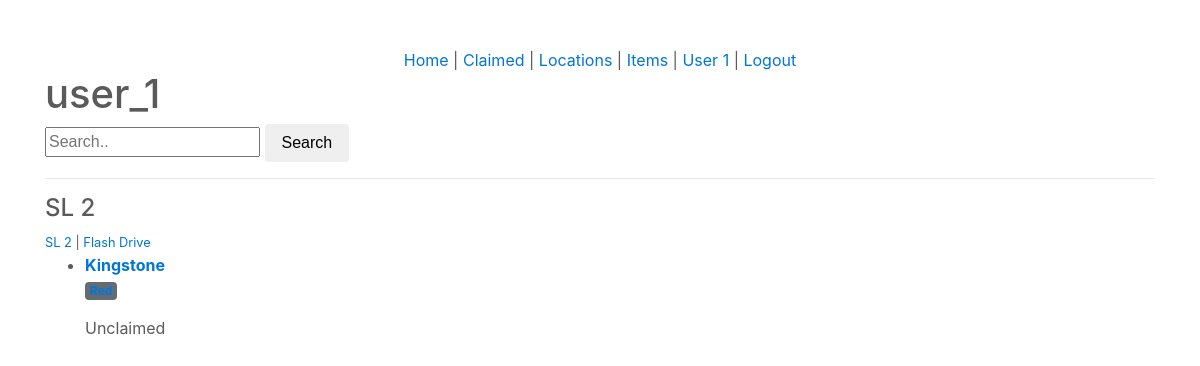
Before: /u/user_1/ (signed in) with the older database file.
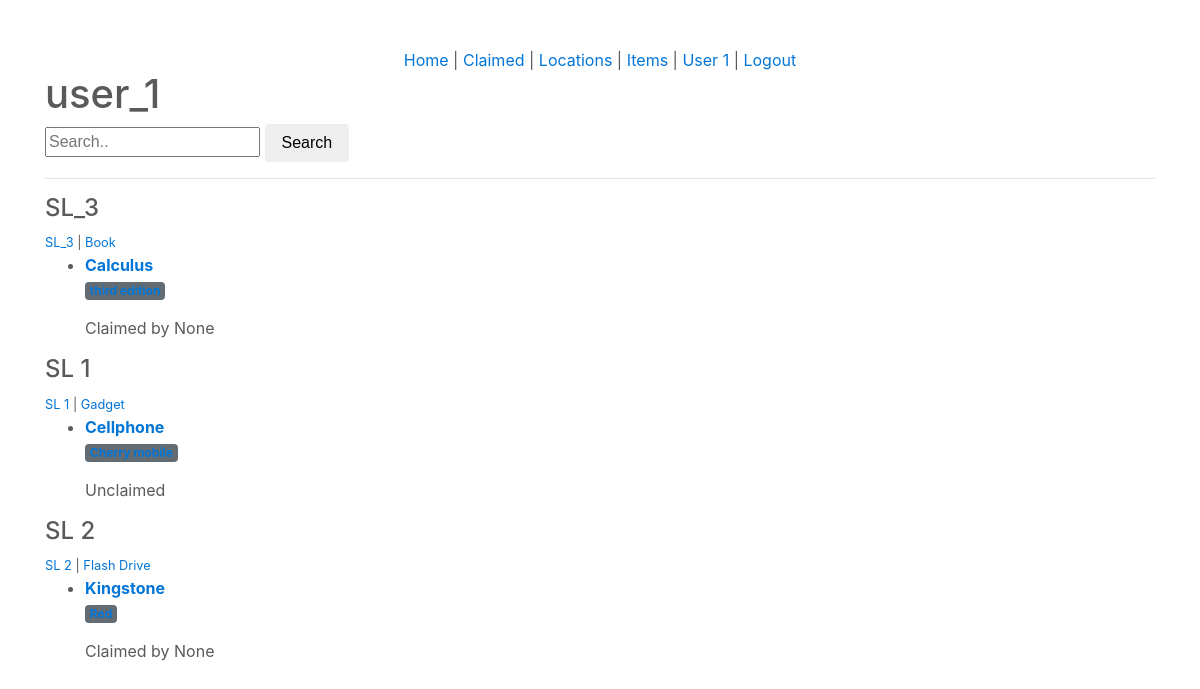
After: the same page with the newer database file.
### locations/models.py (models this page shows, shortened)
class Location(models.Model):
	user 				= models.ForeignKey(User)
	location 			= models.CharField(max_length=120)
	category 			= models.CharField(max_length=120)
	timestamp			= models.DateTimeField(auto_now_add=True)
	updated				= models.DateTimeField(auto_now=True)
	slug				= models.SlugField(null=True, blank=True)
	objects 			= LocationManager()
	class Meta:
		ordering = ['-updated', '-timestamp']
	@property
	def title(self):
		return self.location

### items/models.py (models this page shows, shortened)
class Item(models.Model):
	user					= models.ForeignKey(User)
	location_and_Category	= models.ForeignKey(Location)
	item_name				= models.CharField(max_length=120)
	item_detail 			= models.TextField(help_text='seperate each item by comma', null=True, blank=True)
	claimer					= models.CharField(max_length=120, null=True, blank=True, help_text='do not forget to put a claimer')
	claimed					= models.BooleanField(default=False)
	timestamp				= models.DateTimeField(auto_now_add=True)
	updated					= models.DateTimeField(auto_now=True)
	slug					= models.SlugField(null=True, blank=True)
	class Meta:
		ordering = ['-updated', '-timestamp']
	def get_item(self):
		return self.item_detail.split(",")

### profiles/views.py (the view)
# urls.py: url(r'^(?P<username>[\w-]+)/$', ProfileDetailView.as_view(), name='detail'),
class ProfileDetailView(LoginRequiredMixin, UpdateView):
	form_class = ItemClaimForm
	template_name = 'profiles/user.html'
	def get_object(self):
		username = self.kwargs.get("username")
		if username is None:
			raise Http404
		return get_object_or_404(User, username__iexact=username, is_active=True)
	def get_context_data(self, *args, **kwargs):
		context =super(ProfileDetailView, self).get_context_data(*args, **kwargs)
		user = context['user']
		query = self.request.GET.get('q')
		item_exists = Item.objects.filter(user=user).exists()
		qs = Location.objects.filter(user=user).search(query)
		if item_exists and qs.exists():
			context['locations'] = qs
		return context

### profiles/forms.py
class ItemClaimForm(forms.ModelForm):
	class Meta:
		model = Item
		fields = [
			'claimer',
			'claimed'
		]

### locations/models.py (called while the page is built, shortened)
	def search(self, query):
		return self

	def get_queryset(self):
		return LocationQuerySet(self.model, using=self._db)

### profiles/templates/profiles/user.html (shortened to what this page needs)
{% extends "base.html" %}
{% block content %}
<h1>{{ user.username }}</h1>
<form class='form' method='GET' action='.'>
	<input type='text' placeholder='Search..' name='q' value='{{ request.GET.q }}'>
	<button class='btn btn-default' type='submit'>Search</button>
</form>
<hr/>
{% if locations %}
{% for loc in locations %}
	<div class="row">
	<div class="col-sm-12"">
		<div class="thumbnail">
		<h4>{{ loc.title }}{% if request.user.is_superuser %} <small>{{ loc.user.username }}</small>{% endif %}</h4>
		<small><a href='{{ request.path }}?q={{ loc.location }}'>{{ loc.location }}</a> | <a href='{{ request.path }}?q={{ loc.category }}'>{{ loc.category }}</a></small>
		<ul>
			{% for item in loc.item_set.all %}
				<li style="margin-bottom: 15px">
					<b><a href='{{ request.path }}?q={{ item.item_name }}'>{{ item.item_name }}</a></b><br/>
					{% for ing in item.get_item %}
						<span class="badge badge-default"><a href='{{ request.path }}?q={{ ing }}'>{{ ing }}</a></span>
					{% endfor %}
				</li>
				<p>{% if item.claimed %}Claimed by {{ item.claimer }}{% else %}Unclaimed{% endif %}</p>
			{% endfor %}
		</ul>
		</div>
	</div>
	</div>
{% endfor %}
{% else %}
	<p class='lead'>No Items Found <small><a href="{% url 'items:create' %}">Add one</a></small></p>
{% endif %}
{% endblock %}

### templates/base.html (shortened to what this page needs)
<!DOCTYPE html>
<html lang=en>
<head>
	{% include 'snippets/css.html' %}
</head>
	<header>
		{% include 'snippets/nav.html'%}
	</header>
	<body>
		<div class='container'>
			{% block content %}{% endblock content %}
		</div>
	</body>
</html>

### templates/snippets/css.html
{% load staticfiles %}
<link rel="stylesheet" href="{% static 'css/bootstrap.min.css' %}">
<link rel="stylesheet" href="{% static 'css/carousel.css' %}">

### templates/snippets/nav.html
<div class='container col-sm-12 text-center col-sm-offset-3'>
	{% if request.user.is_authenticated %}
		{% if request.user.is_superuser %}
			<a href='{% url "home" %}'>Home</a> |
			<a href='{% url "claimed" %}'>Claimed</a> |
			<a href='{% url "locations:location" %}'>Locations</a> |
			<a href='{% url "items:item" %}'>Items</a> |
			<a href='{% url "profile:details" username=user.username %}'>List of items</a> |
			<a href='{% url "logout" %}'>Logout</a>
		{% else %}
			<a href='{% url "home" %}'>Home</a> |
			<a href='{% url "claimed" %}'>Claimed</a> |
			<a href='{% url "locations:list" %}'>Locations</a> |
			<a href='{% url "items:list" %}'>Items</a> |
			<a href='{% url "profile:detail" username=user.username %}'>{{ user.first_name }} {{ user.last_name }}</a> |
			<a href='{% url "logout" %}'>Logout</a>
		{% endif %}
	{% else %}
	<a href='{% url "login" %}'>Login</a> |
	<a href='{% url "register" %}'>Register</a>
	{% endif %}
</div>

### templates/snippets/js.html (shortened to what this page needs)
{% load staticfiles %}

### templates/static/css/carousel.css (style rules this page uses)
body { padding-top: 3rem; padding-bottom: 3rem; color: #5a5a5a; }
.carousel-caption h3,p { z-index: 10; bottom: 3rem; }

Changed rows visible on the page:
added Location: title "SL_3", location "SL_3", category "Book"
added Item: item_name "Calculus", claimer "None", shown under "SL_3"
added Location: title "SL 1", location "SL 1", category "Gadget"
added Item: item_name "Cellphone", claimed "Unclaimed", shown under "SL 1"
changed Item "Kingstone": claimer (not shown) → "None"; claimed "Unclaimed" → "Claimed by"
